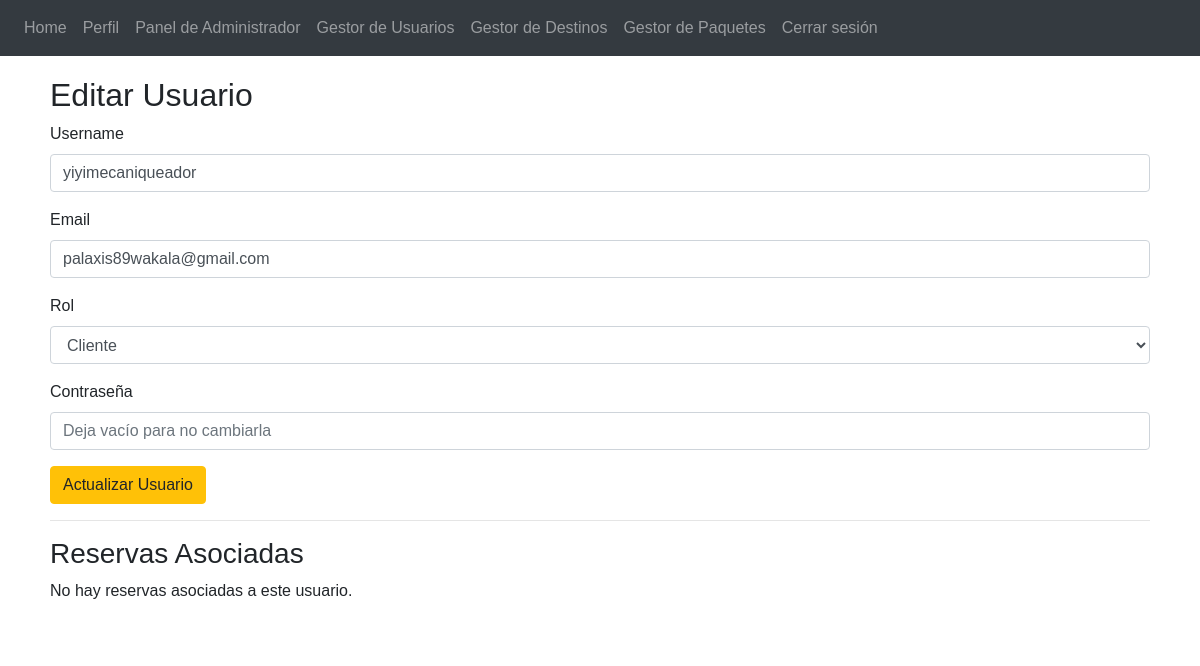
Screenshot of /admin/users/edit/2 (signed in) with the database file from the repository.
### app/auth/models.py (models this page shows, shortened)
class User(UserMixin, db.Model): # herencia de usermixin para permitir gesiton de sesiones
    __tablename__ = 'users'
    id = db.Column(db.Integer, primary_key=True)
    username = db.Column(db.String(80), unique=True, nullable=False)
    email = db.Column(db.String(120), unique=True, nullable=False)
    password_hash = db.Column(db.String(128), nullable=False)
    role = db.Column(db.String(20), default='client')  # Puede ser 'client' o 'admin'
    reservations = db.relationship('Reservation', backref='owner', lazy=True)
    def is_admin(self):
        return self.role == 'admin'

### app/admin/routes.py (the view, shortened to what this page needs)
@admin.route('/users/edit/<int:id>', methods=['GET', 'POST'])
@login_required
def edit_user(id):
    user = User.query.get_or_404(id)
    reservations = Reservation.query.filter_by(user_id=id).all()
    return render_template('admin/edit_user.html', user=user, reservations = reservations)  # Formulario para editar usuario

### app/templates/admin/edit_user.html (shortened to what this page needs)
{% extends "base.html" %}
{% block content %}
  <h2>Editar Usuario</h2>
  <form method="POST">
    <div class="form-group">
      <label for="username">Username</label>
      <input type="text" class="form-control" name="username" value="{{ user.username }}" required>
    </div>
    <div class="form-group">
      <label for="email">Email</label>
      <input type="email" class="form-control" name="email" value="{{ user.email }}" required>
    </div>
    <div class="form-group">
      <label for="role">Rol</label>
      <select name="role" class="form-control">
        <option value="client" {% if user.role == 'client' %}selected{% endif %}>Cliente</option>
      </select>
    </div>
    <div class="form-group">
      <label for="password">Contraseña</label>
      <input type="password" class="form-control" name="password" placeholder="Deja vacío para no cambiarla">
    </div>
    <button type="submit" class="btn btn-warning">Actualizar Usuario</button>
  </form>
  <hr>
  <h3>Reservas Asociadas</h3>
  {% if reservations %}
    <table class="table table-bordered">
      <thead>
        <tr>
          <th>#</th>
          <th>Destino</th>
          <th>Paquete</th>
          <th>Fecha de Viaje</th>
          <th>Acciones</th>
        </tr>
      </thead>
      <tbody>
        {% for reservation in reservations %}
          <tr>
            <td>{{ reservation.id }}</td>
            <td>{{ reservation.destination.name if reservation.destination else 'N/A' }}</td>
            <td>{{ reservation.package.name if reservation.package else 'N/A' }}</td>
            <td>{{ reservation.travel_date }}</td>
            <td>
              <form action="{{ url_for('admin.delete_reservation', id=reservation.id) }}" method="POST" style="display:inline;">
                <button type="submit" class="btn btn-danger btn-sm">Eliminar</button>
              </form>
            </td>
          </tr>
        {% endfor %}
      </tbody>
    </table>
  {% else %}
    <p>No hay reservas asociadas a este usuario.</p>
  {% endif %}
{% endblock %}

### rows the page displays
User: username "yiyimecaniqueador", email "palaxis89wakala@gmail.com", role "Cliente"
